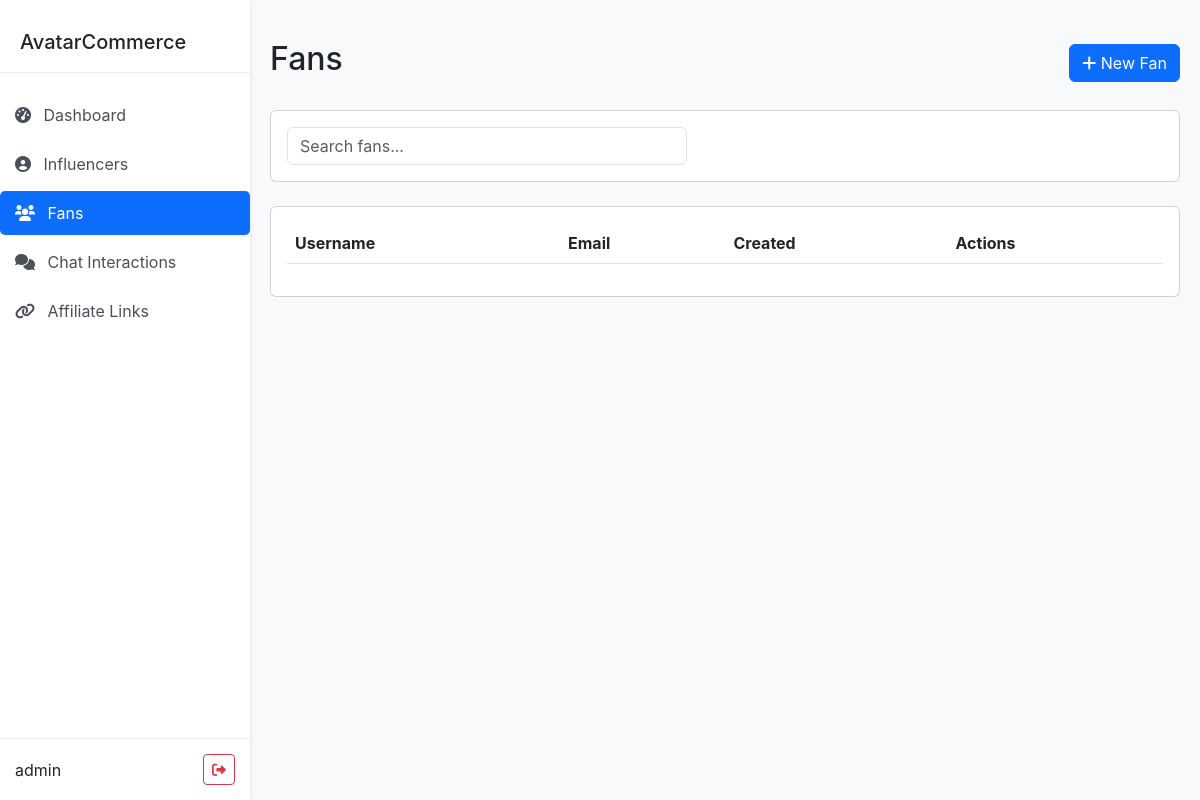
/fans (signed in), run on an earlier commit of the app's database.
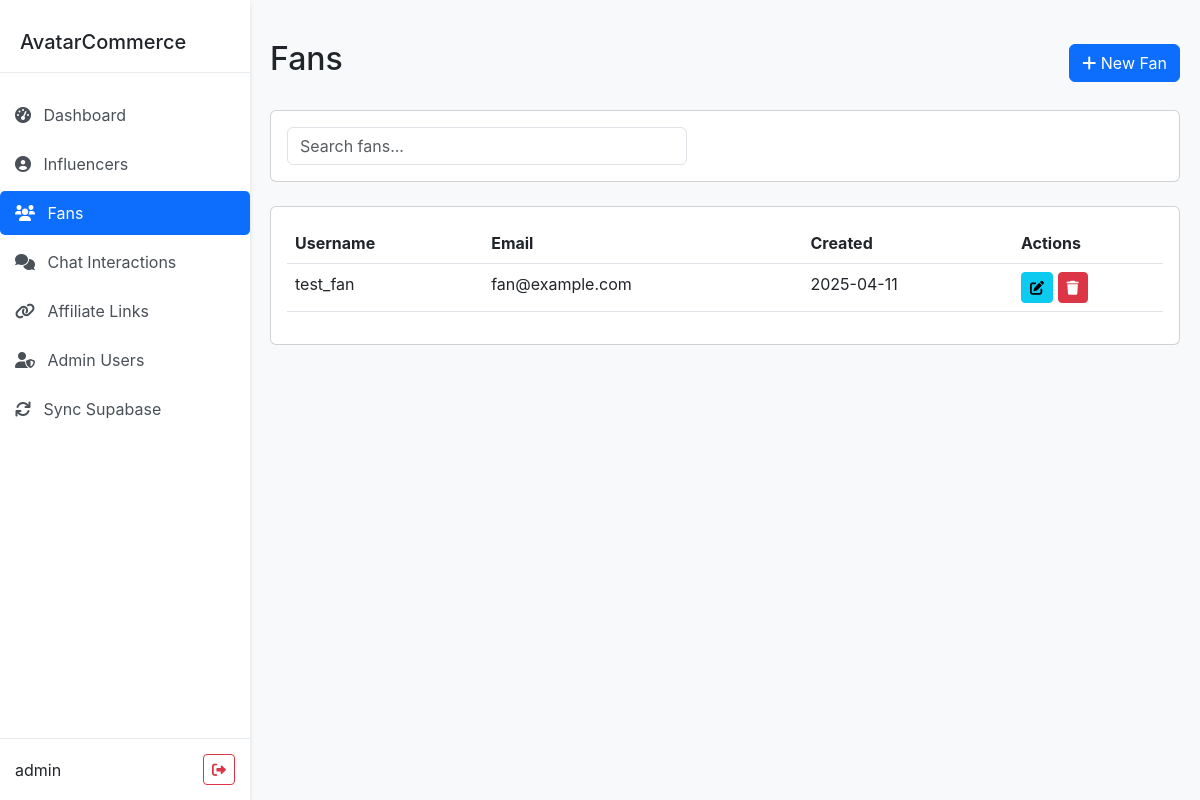
And on a later commit of the database.
### models.py (models this page shows, shortened)
class FanModel(db.Model):
    __tablename__ = 'fans'
    id = db.Column(db.String(36), primary_key=True, default=lambda: str(uuid.uuid4()))
    username = db.Column(db.String(64), unique=True, nullable=False)
    email = db.Column(db.String(120), unique=True, nullable=False)
    password_hash = db.Column(db.String(256), nullable=False, default='')
    created_at = db.Column(db.DateTime, default=datetime.utcnow)
    updated_at = db.Column(db.DateTime, default=datetime.utcnow, onupdate=datetime.utcnow)
    chat_interactions = db.relationship('ChatInteractionModel', back_populates='fan', lazy='dynamic')

### app.py (the view)
@app.route('/fans')
@login_required
def fans():
    fans = FanModel.query.all()
    return render_template('fans.html', fans=fans)

### utils/auth.py (called while the page is built)
def login_required(f):
    @wraps(f)
    def decorated_function(*args, **kwargs):
        if 'admin_user_id' not in session:
            return redirect(url_for('login'))
        return f(*args, **kwargs)
    return decorated_function

### templates/fans.html (shortened to what this page needs)
{% extends "base.html" %}
{% block content %}
<div class="d-flex justify-content-between align-items-center mb-4">
  <h2>Fans</h2>
  <a href="{{ url_for('new_fan') }}" class="btn btn-primary">
    <i class="fas fa-plus"></i> New Fan
  </a>
</div>
<div class="card mb-4">
  <div class="card-body">
    <div class="row g-3">
      <div class="col-md-6">
        <div class="search-bar">
          <input type="text" id="searchInput" class="form-control" placeholder="Search fans...">
        </div>
      </div>
    </div>
  </div>
</div>
<div class="card">
  <div class="card-body">
    <div class="table-responsive">
      <table class="table table-hover" id="fansTable">
        <thead>
          <tr>
            <th>Username</th>
            <th>Email</th>
            <th>Created</th>
            <th>Actions</th>
          </tr>
        </thead>
        <tbody>
          {% for fan in fans %}
          <tr>
            <td>{{ fan.username }}</td>
            <td>{{ fan.email }}</td>
            <td>{{ fan.created_at.strftime('%Y-%m-%d') }}</td>
            <td class="table-actions">
              <a href="{{ url_for('edit_fan', id=fan.id) }}" class="btn btn-sm btn-info">
                <i class="fas fa-edit"></i>
              </a>
              <button class="btn btn-sm btn-danger delete-btn" data-id="{{ fan.id }}" data-name="{{ fan.username }}">
                <i class="fas fa-trash"></i>
              </button>
            </td>
          </tr>
          {% endfor %}
        </tbody>
      </table>
    </div>
  </div>
</div>
{% endblock %}

What changed in the data, as far as the page shows it:
added FanModel: username "test_fan", email "fan@example.com", created_at "2025-04-11"
Also different on the page:
text now shown: "Admin Users Sync Supabase"
